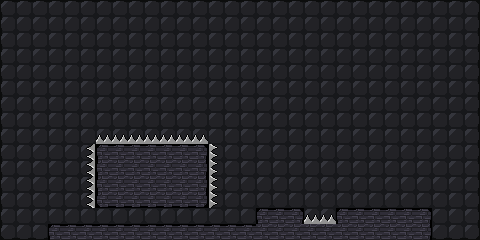

This is a level from a 2D game, rendered from its Tiled map with the project's own tilesets. A one-line summary and the complete map file follow:
An orthogonal 30x15 tile map with 16x16 px tiles, 3 tile layers (Tile Layer 1, Tile Layer 2, Tile Layer 3), 3 tilesets and 1 object (player).

<map version="1.4" tiledversion="1.4.3" orientation="orthogonal" renderorder="right-down" width="30" height="15" tilewidth="16" tileheight="16" infinite="0" nextlayerid="5" nextobjectid="2">
 <editorsettings>
  <export target="stage3.lua" format="lua" />
 </editorsettings>
 <tileset firstgid="1" source="wall.tsx" />
 <tileset firstgid="10" source="brick.tsx" />
 <tileset firstgid="19" source="spikes.tsx" />
 <layer id="1" name="Tile Layer 1" width="30" height="15" opacity="0.4">
  <data encoding="csv">
1,2,2,2,2,2,2,2,2,2,2,2,2,2,2,2,2,2,2,2,2,2,2,2,2,2,2,2,2,3,
4,5,5,5,5,5,5,5,5,5,5,5,5,5,5,5,5,5,5,5,5,5,5,5,5,5,5,5,5,6,
4,5,5,5,5,5,5,5,5,5,5,5,5,5,5,5,5,5,5,5,5,5,5,5,5,5,5,5,5,6,
4,5,5,5,5,5,5,5,5,5,5,5,5,5,5,5,5,5,5,5,5,5,5,5,5,5,5,5,5,6,
4,5,5,5,5,5,5,5,5,5,5,5,5,5,5,5,5,5,5,5,5,5,5,5,5,5,5,5,5,6,
4,5,5,5,5,5,5,5,5,5,5,5,5,5,5,5,5,5,5,5,5,5,5,5,5,5,5,5,5,6,
4,5,5,5,5,5,5,5,5,5,5,5,5,5,5,5,5,5,5,5,5,5,5,5,5,5,5,5,5,6,
4,5,5,5,5,5,5,5,5,5,5,5,5,5,5,5,5,5,5,5,5,5,5,5,5,5,5,5,5,6,
4,5,5,5,5,5,5,5,5,5,5,5,5,5,5,5,5,5,5,5,5,5,5,5,5,5,5,5,5,6,
4,5,5,5,5,5,5,5,5,5,5,5,5,5,5,5,5,5,5,5,5,5,5,5,5,5,5,5,5,6,
4,5,5,5,5,5,5,5,5,5,5,5,5,5,5,5,5,5,5,5,5,5,5,5,5,5,5,5,5,6,
4,5,5,5,5,5,5,5,5,5,5,5,5,5,5,5,5,5,5,5,5,5,5,5,5,5,5,5,5,6,
4,5,5,5,5,5,5,5,5,5,5,5,5,5,5,5,5,5,5,5,5,5,5,5,5,5,5,5,5,6,
4,5,5,5,5,5,5,5,5,5,5,5,5,5,5,5,5,5,5,5,5,5,5,5,5,5,5,5,5,6,
7,8,8,8,8,8,8,8,8,8,8,8,8,8,8,8,8,8,8,8,8,8,8,8,8,8,8,8,8,9
</data>
 </layer>
 <layer id="2" name="Tile Layer 2" width="30" height="15">
  <data encoding="csv">
0,0,0,0,0,0,0,0,0,0,0,0,0,0,0,0,0,0,0,0,0,0,0,0,0,0,0,0,0,0,
0,0,0,0,0,0,0,0,0,0,0,0,0,0,0,0,0,0,0,0,0,0,0,0,0,0,0,0,0,0,
0,0,0,0,0,0,0,0,0,0,0,0,0,0,0,0,0,0,0,0,0,0,0,0,0,0,0,0,0,0,
0,0,0,0,0,0,0,0,0,0,0,0,0,0,0,0,0,0,0,0,0,0,0,0,0,0,0,0,0,0,
0,0,0,0,0,0,0,0,0,0,0,0,0,0,0,0,0,0,0,0,0,0,0,0,0,0,0,0,0,0,
0,0,0,0,0,0,0,0,0,0,0,0,0,0,0,0,0,0,0,0,0,0,0,0,0,0,0,0,0,0,
0,0,0,0,0,0,0,0,0,0,0,0,0,0,0,0,0,0,0,0,0,0,0,0,0,0,0,0,0,0,
0,0,0,0,0,0,0,0,0,0,0,0,0,0,0,0,0,0,0,0,0,0,0,0,0,0,0,0,0,0,
0,0,0,0,0,0,0,0,0,0,0,0,0,0,0,0,0,0,0,0,0,0,0,0,0,0,0,0,0,0,
0,0,0,0,0,0,10,11,11,11,11,11,12,0,0,0,0,0,0,0,0,0,0,0,0,0,0,0,0,0,
0,0,0,0,0,0,13,14,14,14,14,14,15,0,0,0,0,0,0,0,0,0,0,0,0,0,0,0,0,0,
0,0,0,0,0,0,13,14,14,14,14,14,15,0,0,0,0,0,0,0,0,0,0,0,0,0,0,0,0,0,
0,0,0,0,0,0,16,17,17,17,17,17,18,0,0,0,0,0,0,0,0,0,0,0,0,0,0,0,0,0,
0,0,0,0,0,0,0,0,0,0,0,0,0,0,0,0,10,11,12,0,0,10,11,11,11,11,12,0,0,0,
0,0,0,10,11,11,11,11,11,11,11,11,11,11,11,11,14,14,14,14,14,14,14,14,14,14,15,0,0,0
</data>
 </layer>
 <layer id="3" name="Tile Layer 3" width="30" height="15">
  <data encoding="csv">
0,0,0,0,0,0,0,0,0,0,0,0,0,0,0,0,0,0,0,0,0,0,0,0,0,0,0,0,0,0,
0,0,0,0,0,0,0,0,0,0,0,0,0,0,0,0,0,0,0,0,0,0,0,0,0,0,0,0,0,0,
0,0,0,0,0,0,0,0,0,0,0,0,0,0,0,0,0,0,0,0,0,0,0,0,0,0,0,0,0,0,
0,0,0,0,0,0,0,0,0,0,0,0,0,0,0,0,0,0,0,0,0,0,0,0,0,0,0,0,0,0,
0,0,0,0,0,0,0,0,0,0,0,0,0,0,0,0,0,0,0,0,0,0,0,0,0,0,0,0,0,0,
0,0,0,0,0,0,0,0,0,0,0,0,0,0,0,0,0,0,0,0,0,0,0,0,0,0,0,0,0,0,
0,0,0,0,0,0,0,0,0,0,0,0,0,0,0,0,0,0,0,0,0,0,0,0,0,0,0,0,0,0,
0,0,0,0,0,0,0,0,0,0,0,0,0,0,0,0,0,0,0,0,0,0,0,0,0,0,0,0,0,0,
0,0,0,0,0,0,23,23,23,23,23,23,23,0,0,0,0,0,0,0,0,0,0,0,0,0,0,0,0,0,
0,0,0,0,0,24,0,0,0,0,0,0,0,22,0,0,0,0,0,0,0,0,0,0,0,0,0,0,0,0,
0,0,0,0,0,24,0,0,0,0,0,0,0,22,0,0,0,0,0,0,0,0,0,0,0,0,0,0,0,0,
0,0,0,0,0,24,0,0,0,0,0,0,0,22,0,0,0,0,0,0,0,0,0,0,0,0,0,0,0,0,
0,0,0,0,0,24,0,0,0,0,0,0,0,22,0,0,0,0,0,0,0,0,0,0,0,0,0,0,0,0,
0,0,0,0,0,0,0,0,0,0,0,0,0,0,0,0,0,0,0,23,23,0,0,0,0,0,0,0,0,0,
0,0,0,0,0,0,0,0,0,0,0,0,0,0,0,0,0,0,0,0,0,0,0,0,0,0,0,0,0,0
</data>
 </layer>
 <objectgroup id="4" name="entities">
  <object id="1" name="player" x="62.0174" y="205.261" />
 </objectgroup>
</map>